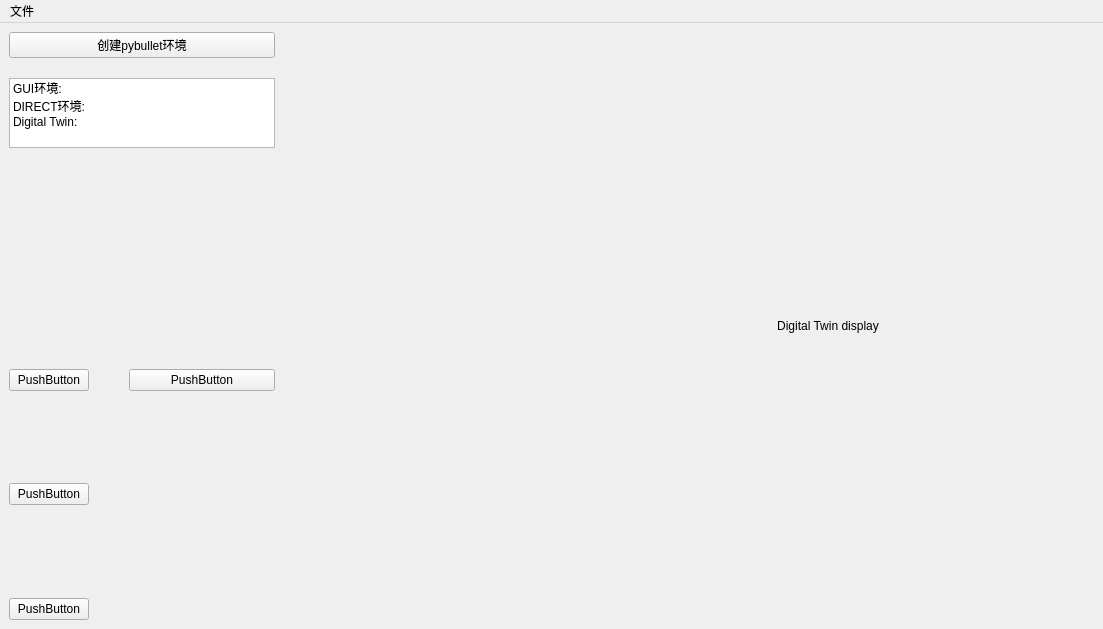
<?xml version="1.0" encoding="UTF-8"?>
<ui version="4.0">
 <class>MainWindow</class>
 <widget class="QMainWindow" name="MainWindow">
  <property name="geometry">
   <rect>
    <x>0</x>
    <y>0</y>
    <width>1103</width>
    <height>629</height>
   </rect>
  </property>
  <property name="windowTitle">
   <string>MainWindow</string>
  </property>
  <widget class="QWidget" name="centralwidget">
   <property name="contextMenuPolicy">
    <enum>Qt::DefaultContextMenu</enum>
   </property>
   <property name="autoFillBackground">
    <bool>false</bool>
   </property>
   <layout class="QHBoxLayout" name="horizontalLayout" stretch="5,5,10">
    <property name="spacing">
     <number>20</number>
    </property>
    <item>
     <layout class="QVBoxLayout" name="verticalLayout" stretch="2,8,10">
      <property name="spacing">
       <number>20</number>
      </property>
      <item>
       <layout class="QVBoxLayout" name="verticalLayout_5">
        <item>
         <widget class="QPushButton" name="pushButton_create_env">
          <property name="text">
           <string>创建pybullet环境</string>
          </property>
         </widget>
        </item>
        <item>
         <widget class="QListWidget" name="listWidget_env_status">
          <property name="enabled">
           <bool>true</bool>
          </property>
          <property name="resizeMode">
           <enum>QListView::Fixed</enum>
          </property>
          <property name="viewMode">
           <enum>QListView::ListMode</enum>
          </property>
          <property name="modelColumn">
           <number>0</number>
          </property>
          <property name="uniformItemSizes">
           <bool>false</bool>
          </property>
          <property name="batchSize">
           <number>100</number>
          </property>
          <item>
           <property name="text">
            <string>GUI环境:</string>
           </property>
           <property name="textAlignment">
            <set>AlignLeading|AlignVCenter</set>
           </property>
           <property name="icon">
            <iconset>
             <normaloff>resources/images/yellow.png</normaloff>resources/images/yellow.png</iconset>
           </property>
          </item>
          <item>
           <property name="text">
            <string>DIRECT环境:</string>
           </property>
          </item>
          <item>
           <property name="text">
            <string>Digital Twin:</string>
           </property>
          </item>
         </widget>
        </item>
       </layout>
      </item>
      <item>
       <spacer name="verticalSpacer">
        <property name="orientation">
         <enum>Qt::Vertical</enum>
        </property>
        <property name="sizeHint" stdset="0">
         <size>
          <width>20</width>
          <height>40</height>
         </size>
        </property>
       </spacer>
      </item>
      <item>
       <layout class="QGridLayout" name="gridLayout">
        <item row="0" column="2">
         <widget class="QPushButton" name="pushButton_2">
          <property name="text">
           <string>PushButton</string>
          </property>
         </widget>
        </item>
        <item row="1" column="2">
         <spacer name="horizontalSpacer_2">
          <property name="orientation">
           <enum>Qt::Horizontal</enum>
          </property>
          <property name="sizeHint" stdset="0">
           <size>
            <width>40</width>
            <height>20</height>
           </size>
          </property>
         </spacer>
        </item>
        <item row="1" column="0">
         <widget class="QPushButton" name="pushButton_4">
          <property name="text">
           <string>PushButton</string>
          </property>
         </widget>
        </item>
        <item row="2" column="0">
         <widget class="QPushButton" name="pushButton_5">
          <property name="text">
           <string>PushButton</string>
          </property>
         </widget>
        </item>
        <item row="0" column="0">
         <widget class="QPushButton" name="pushButton_3">
          <property name="text">
           <string>PushButton</string>
          </property>
         </widget>
        </item>
        <item row="1" column="1">
         <spacer name="verticalSpacer_2">
          <property name="orientation">
           <enum>Qt::Vertical</enum>
          </property>
          <property name="sizeHint" stdset="0">
           <size>
            <width>20</width>
            <height>40</height>
           </size>
          </property>
         </spacer>
        </item>
       </layout>
      </item>
     </layout>
    </item>
    <item>
     <spacer name="horizontalSpacer">
      <property name="orientation">
       <enum>Qt::Horizontal</enum>
      </property>
      <property name="sizeType">
       <enum>QSizePolicy::Expanding</enum>
      </property>
      <property name="sizeHint" stdset="0">
       <size>
        <width>600</width>
        <height>20</height>
       </size>
      </property>
     </spacer>
    </item>
    <item>
     <layout class="QVBoxLayout" name="verticalLayout_3" stretch="1,19">
      <property name="spacing">
       <number>20</number>
      </property>
      <property name="sizeConstraint">
       <enum>QLayout::SetDefaultConstraint</enum>
      </property>
      <property name="topMargin">
       <number>0</number>
      </property>
      <item>
       <layout class="QVBoxLayout" name="verticalLayout_2">
        <item>
         <widget class="QLabel" name="label_display_DT">
          <property name="text">
           <string>Digital Twin display</string>
          </property>
          <property name="alignment">
           <set>Qt::AlignCenter</set>
          </property>
         </widget>
        </item>
       </layout>
      </item>
      <item>
       <layout class="QVBoxLayout" name="verticalLayout_embed_DT"/>
      </item>
     </layout>
    </item>
   </layout>
  </widget>
  <widget class="QMenuBar" name="menubar">
   <property name="geometry">
    <rect>
     <x>0</x>
     <y>0</y>
     <width>1103</width>
     <height>22</height>
    </rect>
   </property>
   <widget class="QMenu" name="menuw">
    <property name="title">
     <string>文件</string>
    </property>
   </widget>
   <addaction name="menuw"/>
  </widget>
 </widget>
 <resources/>
 <connections/>
</ui>
